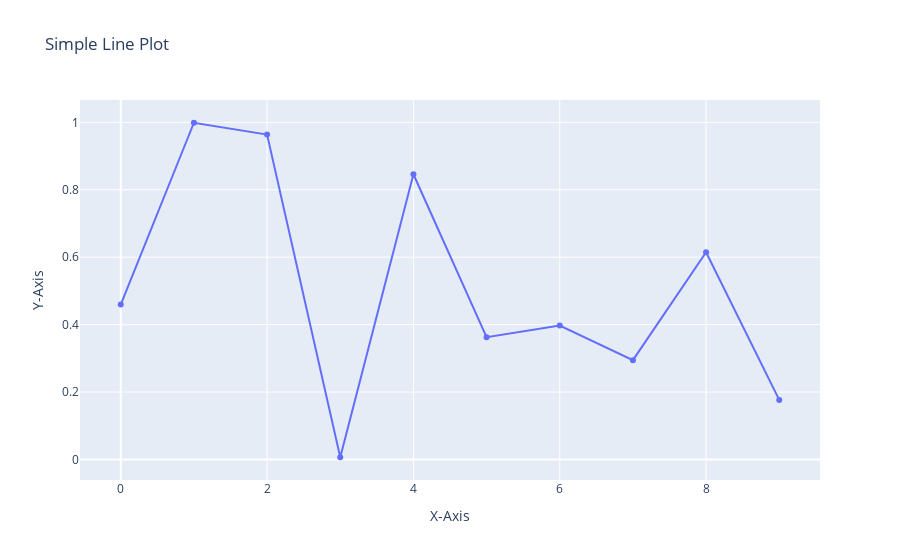

The notebook cell this image was saved under:
### Code cell
fig = go.Figure()
fig.add_trace(go.Scatter(x=a,y=b,mode='lines+markers'))
fig.update_layout(title='Simple Line Plot',xaxis_title='X-Axis',yaxis_title='Y-Axis')
fig.show()

### Figure 1 — Plotly figure (JSON) as saved in the notebook; plotly's stock layout.template omitted (floating-point values rounded to 4 significant figures)
{"data": [{"mode": "lines+markers", "type": "scatter", "x": [0, 1, 2, 3, 4, 5, 6, 7, 8, 9, 10], "y": [0.4595, 0.9988, 0.9636, 0.00652, 0.846, 0.3625, 0.3973, 0.2945, 0.6148, 0.1766]}], "layout": {"autosize": true, "title": {"text": "Simple Line Plot"}, "xaxis": {"autorange": true, "range": [-0.5447, 9.545], "title": {"text": "X-Axis"}, "type": "linear"}, "yaxis": {"autorange": true, "range": [-0.07537, 1.081], "title": {"text": "Y-Axis"}, "type": "linear"}}}
